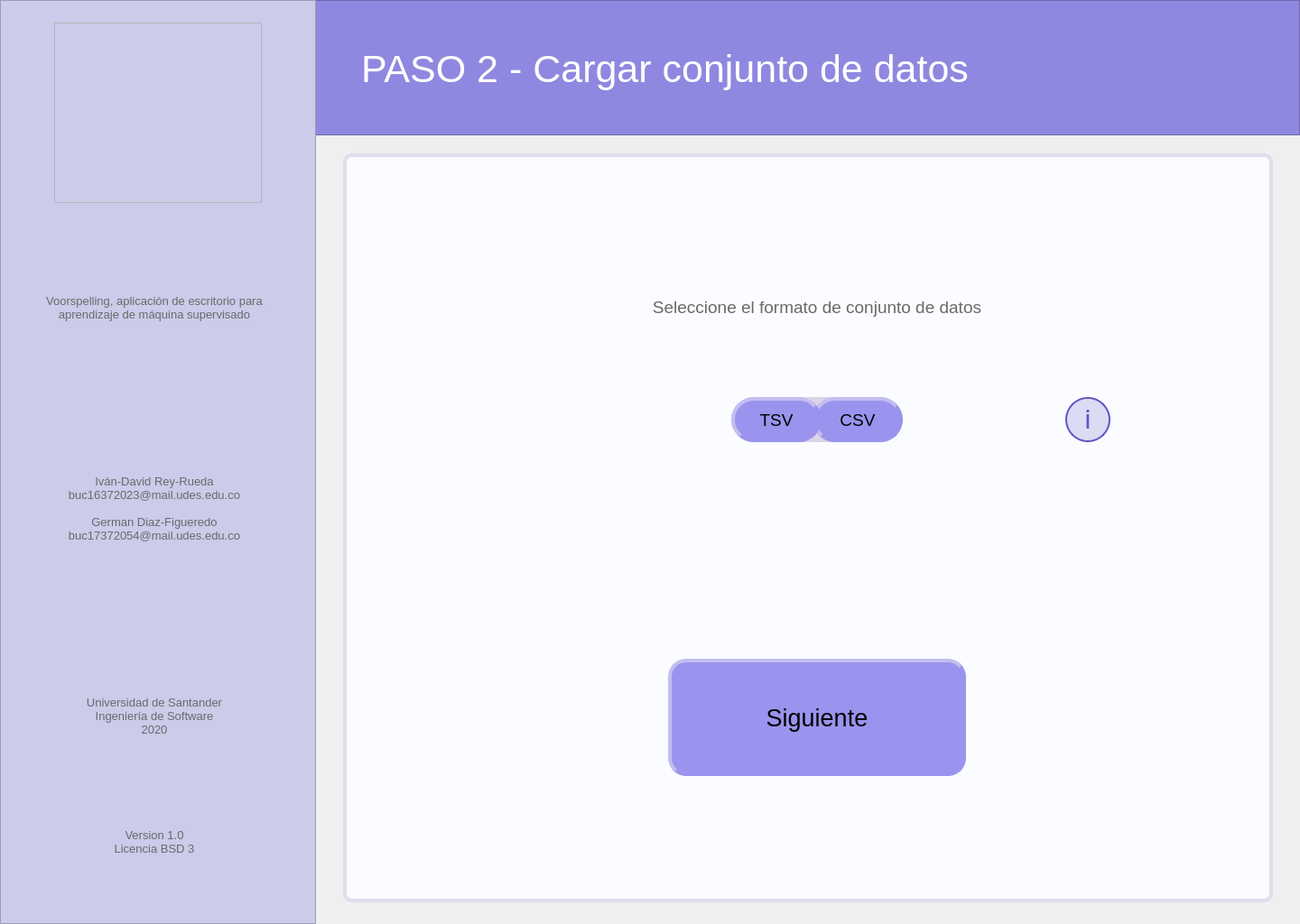
<?xml version="1.0" encoding="UTF-8"?>
<ui version="4.0">
 <class>MainWindow</class>
 <widget class="QMainWindow" name="MainWindow">
  <property name="geometry">
   <rect>
    <x>0</x>
    <y>0</y>
    <width>1440</width>
    <height>1024</height>
   </rect>
  </property>
  <property name="minimumSize">
   <size>
    <width>1440</width>
    <height>1024</height>
   </size>
  </property>
  <property name="maximumSize">
   <size>
    <width>1440</width>
    <height>1024</height>
   </size>
  </property>
  <property name="windowTitle">
   <string>Voorspelling</string>
  </property>
  <widget class="QWidget" name="centralwidget">
   <widget class="QFrame" name="left_bar">
    <property name="geometry">
     <rect>
      <x>0</x>
      <y>0</y>
      <width>350</width>
      <height>1024</height>
     </rect>
    </property>
    <property name="styleSheet">
     <string notr="true">background-color: rgb(203, 203, 234);

</string>
    </property>
    <property name="frameShape">
     <enum>QFrame::StyledPanel</enum>
    </property>
    <property name="frameShadow">
     <enum>QFrame::Raised</enum>
    </property>
    <widget class="QLabel" name="lbl_left_1">
     <property name="geometry">
      <rect>
       <x>18</x>
       <y>278</y>
       <width>306</width>
       <height>126</height>
      </rect>
     </property>
     <property name="font">
      <font>
       <pointsize>10</pointsize>
      </font>
     </property>
     <property name="styleSheet">
      <string notr="true">color: rgb(105, 105, 105);</string>
     </property>
     <property name="text">
      <string>Voorspelling, aplicación de escritorio para aprendizaje de máquina supervisado</string>
     </property>
     <property name="alignment">
      <set>Qt::AlignCenter</set>
     </property>
     <property name="wordWrap">
      <bool>true</bool>
     </property>
    </widget>
    <widget class="QLabel" name="lbl_left_2">
     <property name="geometry">
      <rect>
       <x>18</x>
       <y>500</y>
       <width>306</width>
       <height>126</height>
      </rect>
     </property>
     <property name="font">
      <font>
       <pointsize>10</pointsize>
      </font>
     </property>
     <property name="styleSheet">
      <string notr="true">color: rgb(105, 105, 105);</string>
     </property>
     <property name="text">
      <string>Iván-David Rey-Rueda
buc16372023@mail.udes.edu.co

German Diaz-Figueredo
buc17372054@mail.udes.edu.co</string>
     </property>
     <property name="alignment">
      <set>Qt::AlignCenter</set>
     </property>
     <property name="wordWrap">
      <bool>true</bool>
     </property>
    </widget>
    <widget class="QLabel" name="lbl_left_3">
     <property name="geometry">
      <rect>
       <x>18</x>
       <y>730</y>
       <width>306</width>
       <height>126</height>
      </rect>
     </property>
     <property name="font">
      <font>
       <pointsize>10</pointsize>
      </font>
     </property>
     <property name="styleSheet">
      <string notr="true">color: rgb(105, 105, 105);</string>
     </property>
     <property name="text">
      <string>Universidad de Santander
Ingeniería de Software
2020</string>
     </property>
     <property name="alignment">
      <set>Qt::AlignCenter</set>
     </property>
     <property name="wordWrap">
      <bool>true</bool>
     </property>
    </widget>
    <widget class="QLabel" name="lbl_left_4">
     <property name="geometry">
      <rect>
       <x>18</x>
       <y>870</y>
       <width>306</width>
       <height>126</height>
      </rect>
     </property>
     <property name="font">
      <font>
       <pointsize>10</pointsize>
      </font>
     </property>
     <property name="styleSheet">
      <string notr="true">color: rgb(105, 105, 105);</string>
     </property>
     <property name="text">
      <string>Version 1.0
Licencia BSD 3</string>
     </property>
     <property name="alignment">
      <set>Qt::AlignCenter</set>
     </property>
     <property name="wordWrap">
      <bool>true</bool>
     </property>
    </widget>
   </widget>
   <widget class="QFrame" name="logo">
    <property name="geometry">
     <rect>
      <x>60</x>
      <y>25</y>
      <width>230</width>
      <height>200</height>
     </rect>
    </property>
    <property name="styleSheet">
     <string notr="true">image: url(:/image/voorspelling_logo.png);</string>
    </property>
    <property name="frameShape">
     <enum>QFrame::StyledPanel</enum>
    </property>
    <property name="frameShadow">
     <enum>QFrame::Raised</enum>
    </property>
   </widget>
   <widget class="QFrame" name="up_bar">
    <property name="geometry">
     <rect>
      <x>0</x>
      <y>0</y>
      <width>1440</width>
      <height>150</height>
     </rect>
    </property>
    <property name="styleSheet">
     <string notr="true">background-color: rgb(143, 136, 224);</string>
    </property>
    <property name="frameShape">
     <enum>QFrame::StyledPanel</enum>
    </property>
    <property name="frameShadow">
     <enum>QFrame::Raised</enum>
    </property>
    <widget class="QLabel" name="lbl_tittle">
     <property name="geometry">
      <rect>
       <x>400</x>
       <y>40</y>
       <width>941</width>
       <height>72</height>
      </rect>
     </property>
     <property name="font">
      <font>
       <family>MS Shell Dlg 2</family>
       <pointsize>32</pointsize>
       <weight>50</weight>
       <italic>false</italic>
       <bold>false</bold>
      </font>
     </property>
     <property name="styleSheet">
      <string notr="true">border: none;
color: rgb(255, 255, 255);</string>
     </property>
     <property name="text">
      <string>PASO 2 - Cargar conjunto de datos</string>
     </property>
     <property name="scaledContents">
      <bool>false</bool>
     </property>
     <property name="alignment">
      <set>Qt::AlignLeading|Qt::AlignLeft|Qt::AlignVCenter</set>
     </property>
     <property name="wordWrap">
      <bool>true</bool>
     </property>
     <property name="margin">
      <number>0</number>
     </property>
     <property name="indent">
      <number>0</number>
     </property>
    </widget>
   </widget>
   <widget class="QFrame" name="main_area">
    <property name="geometry">
     <rect>
      <x>380</x>
      <y>170</y>
      <width>1030</width>
      <height>830</height>
     </rect>
    </property>
    <property name="styleSheet">
     <string notr="true">background-color: rgb(250, 252, 255);
border: 4px solid;
border-color: rgb(225, 221, 235);
border-radius: 10px;</string>
    </property>
    <property name="frameShape">
     <enum>QFrame::StyledPanel</enum>
    </property>
    <property name="frameShadow">
     <enum>QFrame::Raised</enum>
    </property>
    <widget class="QLabel" name="lbl_description">
     <property name="geometry">
      <rect>
       <x>180</x>
       <y>130</y>
       <width>690</width>
       <height>80</height>
      </rect>
     </property>
     <property name="font">
      <font>
       <pointsize>14</pointsize>
      </font>
     </property>
     <property name="styleSheet">
      <string notr="true">color: rgb(105, 105, 105);
border: none;</string>
     </property>
     <property name="text">
      <string>Seleccione el formato de conjunto de datos</string>
     </property>
     <property name="alignment">
      <set>Qt::AlignCenter</set>
     </property>
     <property name="wordWrap">
      <bool>true</bool>
     </property>
    </widget>
    <widget class="QPushButton" name="btn_next">
     <property name="geometry">
      <rect>
       <x>360</x>
       <y>560</y>
       <width>330</width>
       <height>130</height>
      </rect>
     </property>
     <property name="font">
      <font>
       <pointsize>20</pointsize>
       <kerning>true</kerning>
      </font>
     </property>
     <property name="styleSheet">
      <string notr="true">QPushButton{
background-color: rgb(154, 148, 238);
border-left-color: rgb(195, 190, 239);
border-top-color: rgb(195, 190, 239);
border-bottom-color: rgb(154, 148, 238);
border-right-color: rgb(154, 148, 238);
border-radius: 20px;
}
QPushButton:hover{
background-color: rgb(160, 155, 245);
}
QPushButton:pressed{
background-color: rgb(150, 140, 230);
border-left-color: rgb(140, 135, 220);
border-top-color: rgb(140, 135, 220);
border-bottom-color: rgb(195, 190, 239);
border-right-color: rgb(195, 190, 239);
}</string>
     </property>
     <property name="text">
      <string>Siguiente</string>
     </property>
     <property name="autoDefault">
      <bool>false</bool>
     </property>
    </widget>
    <widget class="QPushButton" name="btn_info_data_type">
     <property name="geometry">
      <rect>
       <x>800</x>
       <y>270</y>
       <width>50</width>
       <height>50</height>
      </rect>
     </property>
     <property name="styleSheet">
      <string notr="true">QPushButton{
background: rgba(101, 85, 198, 0.2);
border: 2px solid #6555C6;
box-sizing: border-box;
border-radius: 25px;


position: absolute;
width: 25px;
height: 44.55px;
font-family: Roboto;
font-style: normal;
font-weight: normal;
font-size: 30px;
line-height: 56px;
display: flex;
align-items: center;
text-align: center;

color: #6555C6;
}
QPushButton:hover{
background-color: rgb(190, 185, 250);
}
QPushButton:pressed{
background-color: rgb(160, 150, 240);
}</string>
     </property>
     <property name="text">
      <string>i</string>
     </property>
    </widget>
    <widget class="QPushButton" name="btn_back">
     <property name="geometry">
      <rect>
       <x>60</x>
       <y>50</y>
       <width>70</width>
       <height>70</height>
      </rect>
     </property>
     <property name="styleSheet">
      <string notr="true">QPushButton{
background-image: url(:/botton/bxs-left-arrow-circle.svg);
border-radius: 35px;
border: none;


color: #6555C6;
}
QPushButton:hover{
background-color: rgb(235, 225, 250);

}
QPushButton:pressed{

background-color: qradialgradient(spread:pad, cx:0.5, cy:0.5, radius:0.5, fx:0.5, fy:0.5, stop:0 rgba(200, 190, 250, 205), stop:0.6 rgba(200, 190, 250, 205), stop:1 rgba(255, 255, 255, 0));

}

</string>
     </property>
     <property name="text">
      <string/>
     </property>
     <property name="iconSize">
      <size>
       <width>20</width>
       <height>20</height>
      </size>
     </property>
    </widget>
    <widget class="QPushButton" name="btn_csv">
     <property name="enabled">
      <bool>true</bool>
     </property>
     <property name="geometry">
      <rect>
       <x>520</x>
       <y>270</y>
       <width>100</width>
       <height>50</height>
      </rect>
     </property>
     <property name="font">
      <font>
       <pointsize>14</pointsize>
       <weight>50</weight>
       <bold>false</bold>
      </font>
     </property>
     <property name="styleSheet">
      <string notr="true">
QPushButton{

background-color: rgb(154, 148, 238);
border-left-color: rgb(195, 190, 239);
border-top-color: rgb(195, 190, 239);
border-bottom-color: rgb(154, 148, 238);
border-right-color: rgb(154, 148, 238);
border-radius: 25px;

}
QPushButton:hover{
background-color: rgb(160, 155, 245);
}
QPushButton:pressed{
background-color: rgb(150, 140, 230);
border-left-color: rgb(140, 135, 220);
border-top-color: rgb(140, 135, 220);
border-bottom-color: rgb(195, 190, 239);
border-right-color: rgb(195, 190, 239);

}</string>
     </property>
     <property name="text">
      <string>CSV</string>
     </property>
     <property name="autoDefault">
      <bool>false</bool>
     </property>
     <property name="default">
      <bool>false</bool>
     </property>
     <property name="flat">
      <bool>false</bool>
     </property>
    </widget>
    <widget class="QPushButton" name="btn_tsv">
     <property name="geometry">
      <rect>
       <x>430</x>
       <y>270</y>
       <width>100</width>
       <height>50</height>
      </rect>
     </property>
     <property name="font">
      <font>
       <pointsize>14</pointsize>
       <weight>50</weight>
       <bold>false</bold>
      </font>
     </property>
     <property name="styleSheet">
      <string notr="true">
QPushButton{
background-color: rgb(154, 148, 238);
border-left-color: rgb(195, 190, 239);
border-top-color: rgb(195, 190, 239);
border-bottom-color: rgb(154, 148, 238);
border-right-color: rgb(154, 148, 238);
border-radius: 25px;


}
QPushButton:hover{
background-color: rgb(160, 155, 245);
}
QPushButton:pressed{
background-color: rgb(150, 140, 230);
border-left-color: rgb(140, 135, 220);
border-top-color: rgb(140, 135, 220);
border-bottom-color: rgb(195, 190, 239);
border-right-color: rgb(195, 190, 239);

}</string>
     </property>
     <property name="text">
      <string>TSV</string>
     </property>
    </widget>
    <widget class="QLabel" name="lbl_background">
     <property name="geometry">
      <rect>
       <x>430</x>
       <y>270</y>
       <width>190</width>
       <height>50</height>
      </rect>
     </property>
     <property name="font">
      <font>
       <pointsize>14</pointsize>
      </font>
     </property>
     <property name="statusTip">
      <string notr="true"/>
     </property>
     <property name="autoFillBackground">
      <bool>false</bool>
     </property>
     <property name="styleSheet">
      <string notr="true">background-color: rgb(220, 211, 230);
color: rgb(135, 135, 135);
border-radius: 25px;
border: none;</string>
     </property>
     <property name="text">
      <string>     TSV          CSV</string>
     </property>
    </widget>
    <zorder>lbl_background</zorder>
    <zorder>lbl_description</zorder>
    <zorder>btn_next</zorder>
    <zorder>btn_info_data_type</zorder>
    <zorder>btn_back</zorder>
    <zorder>btn_csv</zorder>
    <zorder>btn_tsv</zorder>
   </widget>
   <zorder>up_bar</zorder>
   <zorder>left_bar</zorder>
   <zorder>logo</zorder>
   <zorder>main_area</zorder>
  </widget>
 </widget>
 <resources>
  <include location="Images_voor.qrc"/>
 </resources>
 <connections>
  <connection>
   <sender>btn_tsv</sender>
   <signal>clicked()</signal>
   <receiver>btn_csv</receiver>
   <slot>show()</slot>
   <hints>
    <hint type="sourcelabel">
     <x>859</x>
     <y>464</y>
    </hint>
    <hint type="destinationlabel">
     <x>959</x>
     <y>464</y>
    </hint>
   </hints>
  </connection>
  <connection>
   <sender>btn_csv</sender>
   <signal>clicked()</signal>
   <receiver>btn_tsv</receiver>
   <slot>show()</slot>
   <hints>
    <hint type="sourcelabel">
     <x>959</x>
     <y>464</y>
    </hint>
    <hint type="destinationlabel">
     <x>859</x>
     <y>464</y>
    </hint>
   </hints>
  </connection>
  <connection>
   <sender>btn_tsv</sender>
   <signal>clicked()</signal>
   <receiver>btn_tsv</receiver>
   <slot>hide()</slot>
   <hints>
    <hint type="sourcelabel">
     <x>859</x>
     <y>464</y>
    </hint>
    <hint type="destinationlabel">
     <x>859</x>
     <y>464</y>
    </hint>
   </hints>
  </connection>
  <connection>
   <sender>btn_csv</sender>
   <signal>clicked()</signal>
   <receiver>btn_csv</receiver>
   <slot>hide()</slot>
   <hints>
    <hint type="sourcelabel">
     <x>959</x>
     <y>464</y>
    </hint>
    <hint type="destinationlabel">
     <x>959</x>
     <y>464</y>
    </hint>
   </hints>
  </connection>
 </connections>
</ui>
